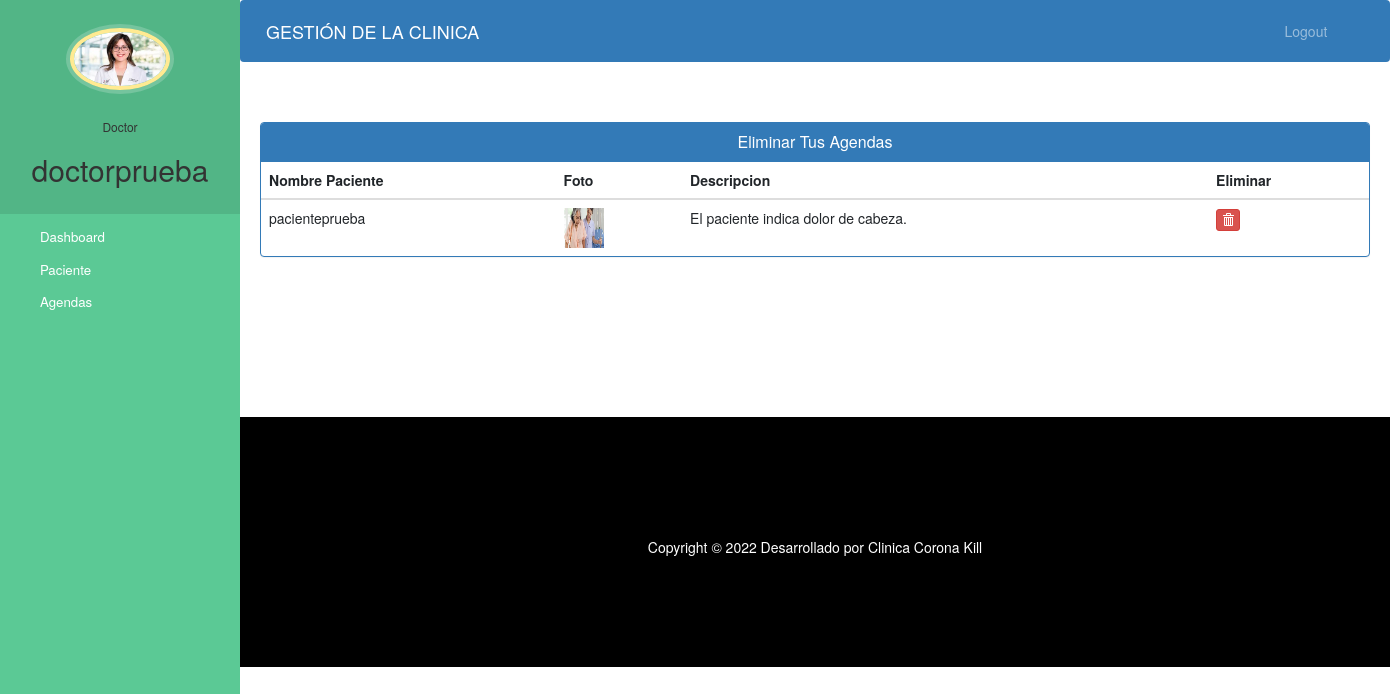
Screenshot of /doctor-eliminar-agenda (signed in) with the database file from the repository.
### clinica/models.py (models this page shows, shortened)
class Doctor(models.Model):
    user=models.OneToOneField(User,on_delete=models.CASCADE)
    foto_perfil= models.ImageField(upload_to='foto_perfil/DoctorProfilePic/',null=True,blank=True)
    direccion = models.CharField(max_length=40)
    telefono = models.CharField(max_length=20,null=True)
    especialidad= models.CharField(max_length=50,choices=especialidad,default='Cardiologia')
    status=models.BooleanField(default=False)

class Agenda(models.Model):
    pacienteId=models.PositiveIntegerField(null=True)
    doctorId=models.PositiveIntegerField(null=True)
    nombrePaciente=models.CharField(max_length=40,null=True)
    nombreDoctor=models.CharField(max_length=40,null=True)
    fechaAgenda=models.DateField(auto_now=True)
    descripcion=models.TextField(max_length=500)
    status=models.BooleanField(default=False)

class Paciente(models.Model):
    user=models.OneToOneField(User,on_delete=models.CASCADE)
    foto_perfil= models.ImageField(upload_to='foto_perfil/PatientProfilePic/',null=True,blank=True)
    direccion = models.CharField(max_length=40)
    telefono = models.CharField(max_length=20,null=False)
    sintomas = models.CharField(max_length=100,null=False)
    doctorAsignadoId = models.PositiveIntegerField(null=True)
    fechaAdmision=models.DateField(auto_now=True)
    status=models.BooleanField(default=False)

### clinica/views.py (the view)
# urls.py: path('doctor-eliminar-agenda',views.doctor_eliminar_agenda_vista,name='doctor-eliminar-agenda'),
@login_required(login_url='doctorlogin')
@user_passes_test(is_doctor)
def doctor_eliminar_agenda_vista(request):
    doctor=models.Doctor.objects.get(user_id=request.user.id) #para la foto de perfil del doctor en la barra lateral
    agendas=models.Agenda.objects.all().filter(status=True,doctorId=request.user.id)
    pacienteid=[]
    for a in agendas:
        pacienteid.append(a.pacienteId)
    pacientes=models.Paciente.objects.all().filter(status=True,user_id__in=pacienteid)
    agendas=zip(agendas,pacientes)
    return render(request,'clinica/doctor_eliminar_agenda.html',{'agendas':agendas,'doctor':doctor})

### clinica/views.py (called while the page is built)
def is_doctor(user):
    return user.groups.filter(name='DOCTOR').exists()

### templates/clinica/doctor_eliminar_agenda.html (shortened to what this page needs)
{% extends 'clinica/doctor_base.html' %}
{% block content %}
{%load static%}
<head>
  <link href="//netdna.bootstrapcdn.com/bootstrap/3.0.0/css/bootstrap.min.css" rel="stylesheet" id="bootstrap-css">
</head>
<div class="container">
  <div class="panel panel-primary">
    <div class="panel-heading">
      <h6 class="panel-title">Eliminar Tus Agendas</h6>
    </div>
    <table class="table table-hover" id="dev-table">
      <thead>
        <tr>
          <th>Nombre Paciente</th>
          <th>Foto</th>
          <th>Descripcion</th>
          <th>Eliminar</th>
        </tr>
      </thead>
      {% for a,p in agendas %}
      <tr>
        <td>{{a.nombrePaciente}}</td>
        <td> <img src="{% static p.foto_perfil.url %}" alt="Foto de Perfil" height="40px" width="40px" /></td>
        <td>{{a.descripcion}}</td>
        <td><a class="btn btn-danger btn-xs" href="{% url 'eliminar-agenda' a.id  %}"><span class="glyphicon glyphicon-trash"></span></a></td>
      </tr>
      {% endfor %}
    </table>
  </div>
</div>
{% endblock content %}

### templates/clinica/doctor_base.html (shortened to what this page needs)
<!DOCTYPE html>
{% load static %}
<html lang="en">
<head>
  <link rel="stylesheet" href="https://stackpath.bootstrapcdn.com/bootstrap/4.3.1/css/bootstrap.min.css">
  <link rel="stylesheet" href="https://maxcdn.bootstrapcdn.com/font-awesome/4.7.0/css/font-awesome.min.css">
</head>
<body>
  <nav class="menu" tabindex="0">
    <header class="avatar">
      <img src="{% static doctor.foto_perfil.url %}" alt="Foto de Perfil" />
      <br><br>
      <h6>Doctor</h6>
      <h2>{{request.user.first_name}}</h2>
    </header>
    <ul>
      <li tabindex="0" class="icon-dashboard"> <a style="color:white; text-decoration:none;" href="/doctor-dashboard"><span>Dashboard</span></a> </li>
      <li tabindex="0" class="icon-users"> <a style="color:white; text-decoration:none;" href="/doctor-paciente"><span>Paciente</span></a></li>
      <li tabindex="0" class="icon-calendar"> <a style="color:white; text-decoration:none;" href="/doctor-agenda"><span>Agendas</span></a></li>
    </ul>
  </nav>
  <main>
    <div class="bs-example">
      <nav class="navbar navbar-expand-md  navbar-dark fixed-top" style="background:#337AB7;">
        <a href="/doctor-dashboard" class="navbar-brand">GESTIÓN DE LA CLINICA</a>
        <div class="collapse navbar-collapse justify-content-between" id="navbarCollapse">
          <div class="navbar-nav" style=" margin-left: 90%;">
            <a href="/logout" class="nav-item nav-link">Logout</a>
          </div>
        </div>
      </nav>
    </div>
    <br><br>
    {% block content %}
    {% endblock content %}
    <br><br><br><br><br><br><br>
    <footer>
      <br>
      <div class="container">
        <div class="row">
          <div class="col-md-12 col-sm-12">
            <div style="color:#ffffff;" class="wow fadeInUp footer-copyright">
              <p>
                Copyright &copy; 2022 Desarrollado por Clinica Corona Kill </p>
            </div>
          </div>
        </div>
      </div>
    </footer>
  </main>
</body>
</html>

### templates/clinica/doctor_base.html (style rules this page uses)
a:link { text-decoration: none; }
a { color: white; }
footer { padding: 0px 0px 0px 0px; background-color: black; margin: 0px; }
p { text-align: center; }
body { padding-left: 240px; }
main { position: relative; height: 100vh; }
.menu { background: #5bc995; height: 100vh; width: 240px; position: fixed; top: 0px; left: 0; z-index: 5; outline: none; }
.menu .avatar { background: rgba(0, 0, 0, 0.1); padding: 2em 0.5em; text-align: center; }
.menu .avatar img { width: 100px; border-radius: 50%; overflow: hidden; border: 4px solid #ffea92; box-shadow: 0 0 0 4px rgba(255, 255, 255, 0.2); }
.menu .avatar h2 { font-weight: normal; margin-bottom: 0; }
.menu ul { list-style: none; padding: 0.5em 0; margin: 0; }
.menu ul li { padding: 0.5em 1em 0.5em 3em; font-size: 0.95em; font-weight: regular; background-repeat: no-repeat; background-position: left 15px center; background-size: auto 20px; transition: all 0.15s linear; cursor: pointer; }
.menu ul li.icon-dashboard { background-image: url("http://www.entypo.com/images//gauge.svg"); }
.menu ul li.icon-users { background-image: url("http://www.entypo.com/images//users.svg"); }
.menu ul li.icon-calendar { background-image: url("http://www.entypo.com/images//calendar.svg"); }

### templates/clinica/doctor_eliminar_agenda.html (style rules this page uses)
a:link { text-decoration: none; }
h6 { text-align: center; }
.row { margin: 100px; }

### rows the page displays
Doctor: foto_perfil (picture)
Agenda: nombrePaciente "pacienteprueba", foto_perfil (picture), descripcion "El paciente indica dolor de cabeza."

### other values shown
{{ request.user.first_name }} "doctorprueba"
